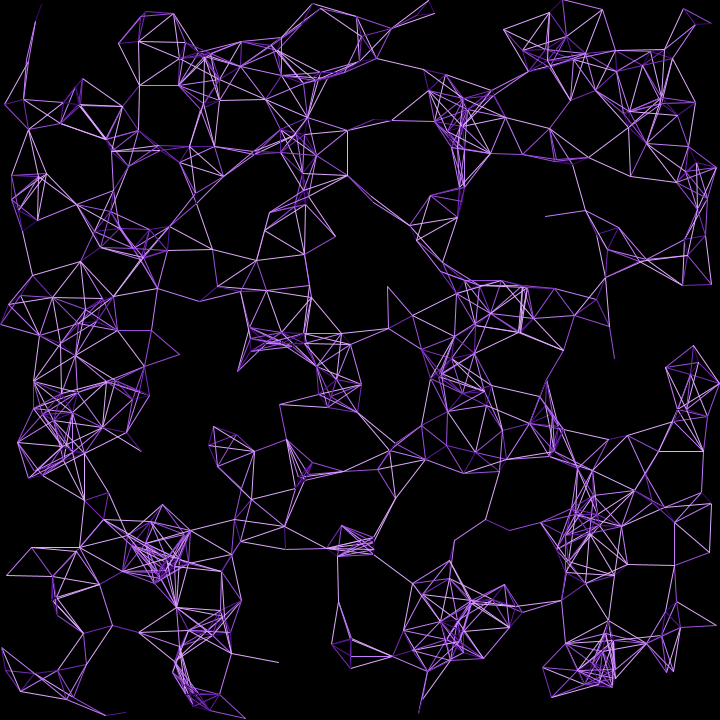
Frame 1 (no input)
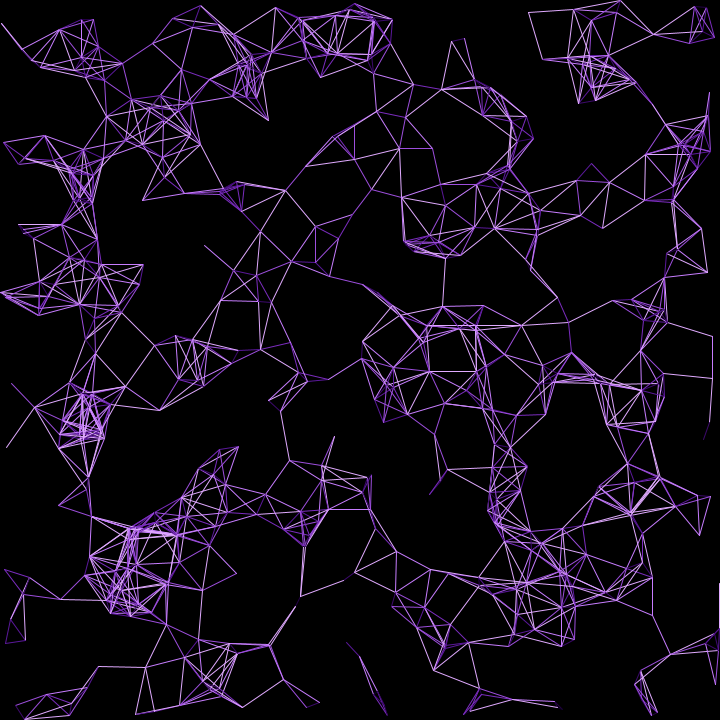
Frame 60 (the mouse pressed at the canvas centre just before this capture)
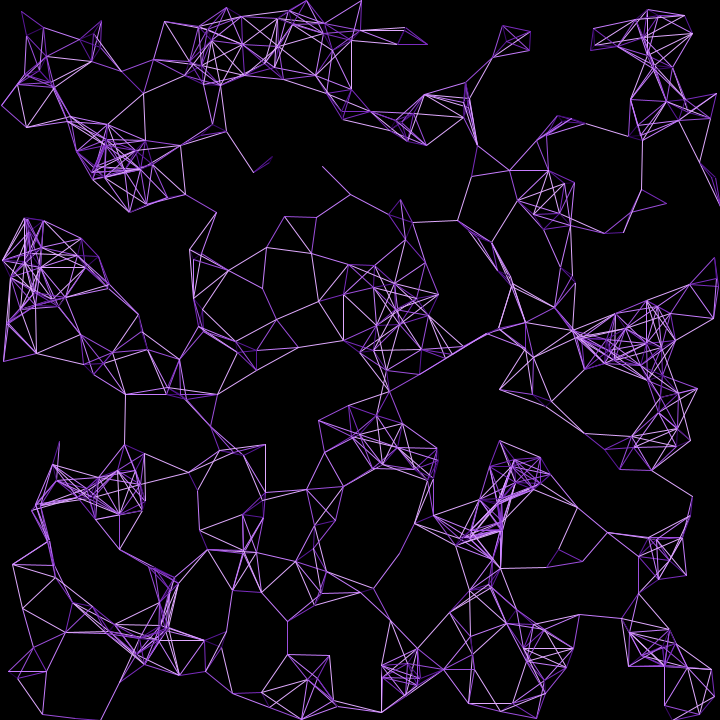
Frame 120 (the mouse held since frame 60 and released just before this capture)

The Processing sketch that drew these frames (run headless with seeded random() and noise(); from frame 60 on, the mouse is pressed at the canvas centre):

// Processing sketch: bubblefilm
// ── bubblefilm.pde
Mover pts[];
int n = 500;
float maxDist = 50;

color[] colours = {#10002b, #240046, #3c096c, #5a189a, #7b2cbf, #9d4edd, #c77dff, #e0aaff};


void setup() {
  size(720, 720);
  pts = new Mover[n];
  strokeWeight(1);
  //stroke(255);

  for (int i = 0; i < n; i++) {
    pts[i] = new Mover(random(width), random(height));
  }
}

void draw() {
  background(0);
  for (Mover m : pts) {
    m.update();
    //m.show();
  }
  for (int i = 1; i < pts.length; i++) {
    for (int j = 0; j < i; j++) {
      if (pts[i] != pts[j]) {
        float d = PVector.dist(pts[i].pos, pts[j].pos);
        
        if (d < maxDist) {
          stroke(colours[int(colours.length*d/maxDist)]);
          line(pts[i].pos.x, pts[i].pos.y, pts[j].pos.x, pts[j].pos.y);
        }
      }
    }
  }
}

// ── Mover.pde
class Mover{
  PVector pos, vel;
  
  Mover(float x, float y){
    pos = new PVector(x,y);
    vel = PVector.random2D();
  }
  
  void update(){
    pos.add(vel);
    if(pos.x < 0 || pos.x > width){
      vel.x = -vel.x;
    }
    if(pos.y < 0 || pos.y > height){
      vel.y = -vel.y;
    }
  }
  
  void show(){
    point(pos.x, pos.y);
  }
}
